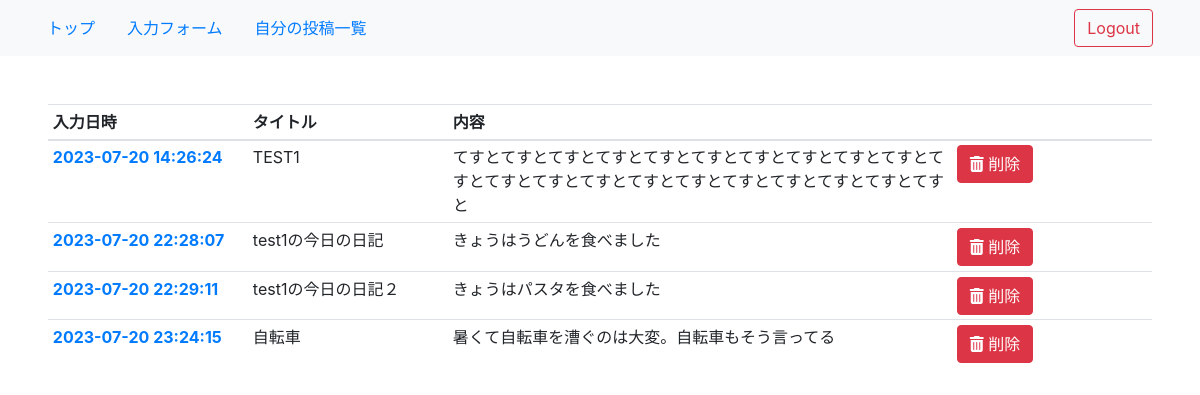
Screenshot of /list.php (signed in) with the database file from the repository.
### tables this page shows
CREATE TABLE `co_table` (
  `id` int(12) NOT NULL,
  `user_id` varchar(64) NOT NULL,
  `title` text NOT NULL,
  `content` text NOT NULL,
  `created_at` datetime NOT NULL
);

### model.php (the view, shortened to what this page needs)
<?php
function get_my_posts($pdo, $user_id)
{
    $stmt = $pdo->prepare('SELECT * FROM co_table WHERE user_id = :user_id');
    $stmt->bindValue(':user_id', $user_id, PDO::PARAM_STR);
    $status = $stmt->execute();
    $view = '';
    if ($status == false) {
        sql_error($stmt);
    } else {
        while ($r = $stmt->fetch(PDO::FETCH_ASSOC)) {
            $view .= '<tr>';
            $view .= '<th scope="row"><a href="detail.php?id=' . $r["id"] . '">' . h($r['created_at']) . '</a></th>';
            $view .= '<td>' . h($r['title']) . '</td>';
            $view .= '<td>' . h($r['content']) . '</td>';
            $view .= '<td><a class="btn btn-danger" href="#" onclick="showConfirmModal(' . $r['id'] . ')">';
            $view .= '<i class="fa-solid fa-trash-can"></i> 削除</a></td>';
            $view .= '</tr>';
        }
    }
    return $view;
}
function h($str)
{
    return htmlspecialchars($str, ENT_QUOTES);
}

### css/style.css (style rules this page uses)
html, body { margin:0; padding:0; }
th { min-width: 200px; }

### rows the page displays
co_table: created_at "2023-07-20 14:26:24", title "TEST1", content "てすとてすとてすとてすとてすとてすとてすとてすとてすとてすとてすとてすとてすとてすとてすとてすとてすとてすとてすとてすとてすと"
co_table: created_at "2023-07-20 22:28:07", title "test1の今日の日記", content "きょうはうどんを食べました"
co_table: created_at "2023-07-20 22:29:11", title "test1の今日の日記２", content "きょうはパスタを食べました"
co_table: created_at "2023-07-20 23:24:15", title "自転車", content "暑くて自転車を漕ぐのは大変。自転車もそう言ってる"
